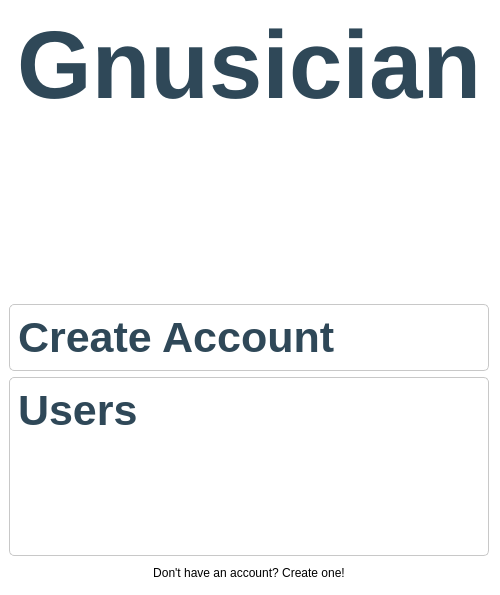
<?xml version="1.0" encoding="UTF-8"?>
<ui version="4.0">
 <class>loginPageWidget</class>
 <widget class="QWidget" name="loginPageWidget">
  <property name="geometry">
   <rect>
    <x>0</x>
    <y>0</y>
    <width>500</width>
    <height>595</height>
   </rect>
  </property>
  <property name="maximumSize">
   <size>
    <width>500</width>
    <height>16777215</height>
   </size>
  </property>
  <property name="windowTitle">
   <string>Form</string>
  </property>
  <property name="layoutDirection">
   <enum>Qt::LeftToRight</enum>
  </property>
  <property name="styleSheet">
   <string notr="true">QWidget
{
	background-color: white
}
QWidget#frameSelectWidget
{
	border: 1px solid rgb(200,200,200);
	border-radius: 5px;
}
QWidget#frameCreateWidget
{
	border: 1px solid rgb(200,200,200);
	border-radius: 5px;
}
QScrollArea
{
	border: none;
}
QLabel
{
	color: rgb(47, 72, 88)
}</string>
  </property>
  <layout class="QVBoxLayout" name="vlLoginPage">
   <property name="leftMargin">
    <number>9</number>
   </property>
   <item>
    <widget class="QLabel" name="lLoginTitle">
     <property name="font">
      <font>
       <pointsize>72</pointsize>
       <weight>75</weight>
       <bold>true</bold>
       <underline>false</underline>
      </font>
     </property>
     <property name="tabletTracking">
      <bool>false</bool>
     </property>
     <property name="text">
      <string>Gnusician</string>
     </property>
     <property name="alignment">
      <set>Qt::AlignCenter</set>
     </property>
    </widget>
   </item>
   <item>
    <spacer name="vsLoginSpacer">
     <property name="orientation">
      <enum>Qt::Vertical</enum>
     </property>
     <property name="sizeHint" stdset="0">
      <size>
       <width>20</width>
       <height>40</height>
      </size>
     </property>
    </spacer>
   </item>
   <item>
    <widget class="QWidget" name="frameCreateWidget" native="true">
     <layout class="QVBoxLayout" name="vlCreate">
      <item>
       <widget class="QLabel" name="lCreate">
        <property name="font">
         <font>
          <pointsize>32</pointsize>
          <weight>75</weight>
          <bold>true</bold>
         </font>
        </property>
        <property name="text">
         <string>Create Account</string>
        </property>
       </widget>
      </item>
     </layout>
    </widget>
   </item>
   <item>
    <widget class="QWidget" name="frameSelectWidget" native="true">
     <layout class="QVBoxLayout" name="vlSelect">
      <item>
       <widget class="QLabel" name="lUsers">
        <property name="font">
         <font>
          <pointsize>32</pointsize>
          <weight>75</weight>
          <bold>true</bold>
         </font>
        </property>
        <property name="text">
         <string>Users</string>
        </property>
       </widget>
      </item>
      <item>
       <widget class="QScrollArea" name="saSelectUser">
        <property name="widgetResizable">
         <bool>true</bool>
        </property>
        <widget class="QWidget" name="scrollAreaWidgetContents">
         <property name="geometry">
          <rect>
           <x>0</x>
           <y>0</y>
           <width>464</width>
           <height>92</height>
          </rect>
         </property>
         <layout class="QVBoxLayout" name="vlScrollArea"/>
        </widget>
       </widget>
      </item>
     </layout>
    </widget>
   </item>
   <item>
    <widget class="QPushButton" name="pbSwitchView">
     <property name="text">
      <string>Don't have an account? Create one!</string>
     </property>
     <property name="flat">
      <bool>true</bool>
     </property>
    </widget>
   </item>
  </layout>
 </widget>
 <resources/>
 <connections/>
</ui>
